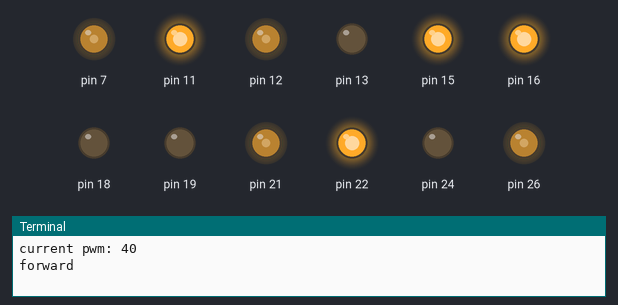
A program run on a simulated Raspberry Pi (header pin numbers). Shown: output pins drawn as LEDs (lit = HIGH), the last lines printed to the terminal.

Above: at 0.2 s.
At 30.2 s:
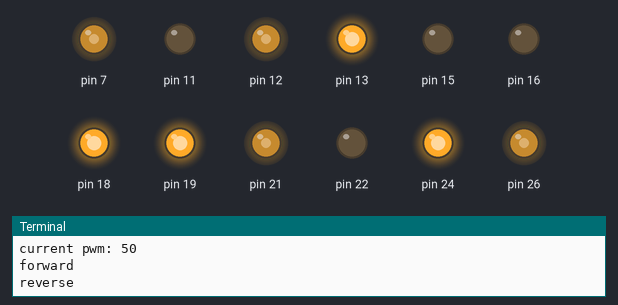
Timing chart, 0 to 31.7 s (numbered marks = the images above):
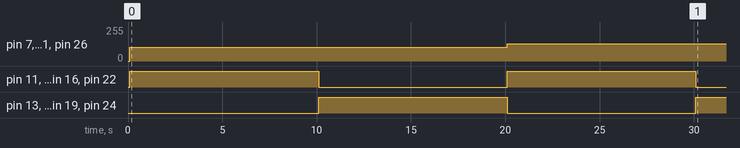

The program:

motor_object.py
```python
#! /usr/bin/env python

import RPi.GPIO as GPIO
import time

GPIO.setmode(GPIO.BOARD)

class Motor(object):

    def __init__(self, enA, in1, in2, enB, in3, in4):
        self.enA = enA
        self.in1 = in1
        self.in2 = in2
        self.enB = enB
        self.in3 = in3
        self.in4 = in4

        GPIO.setup(self.enA, GPIO.OUT)
        GPIO.setup(self.in1, GPIO.OUT)
        GPIO.setup(self.in2, GPIO.OUT)
        GPIO.setup(self.enB, GPIO.OUT)
        GPIO.setup(self.in3, GPIO.OUT)
        GPIO.setup(self.in4, GPIO.OUT)


        self.pwm_enA = GPIO.PWM(self.enA, 20) # GPIO.PWM(pin, Frequency)
        self.pwm_enB = GPIO.PWM(self.enB, 20)
        self.pwm_enA.start(0) # PWM.start([Initial Value])
        self.pwm_enB.start(0)
        GPIO.output(self.enA, 1)
        GPIO.output(self.in1, 0)
        GPIO.output(self.in2, 0)
        GPIO.output(self.enB, 1)
        GPIO.output(self.in3, 0)
        GPIO.output(self.in4, 0)


    def forward(self, pwm):
        GPIO.output(self.in1, 1)
        GPIO.output(self.in2, 0)
        GPIO.output(self.in3, 1)
        GPIO.output(self.in4, 0)
        self.pwm_enA.ChangeDutyCycle(pwm)
        self.pwm_enB.ChangeDutyCycle(pwm)

    def reverse(self, pwm):
        GPIO.output(self.in1, 0)
        GPIO.output(self.in2, 1)
        GPIO.output(self.in3, 0)
        GPIO.output(self.in4, 1)
        self.pwm_enA.ChangeDutyCycle(pwm)
        self.pwm_enB.ChangeDutyCycle(pwm)

    def turn(self, pwm):
        GPIO.output(self.in1, 0)
        GPIO.output(self.in2, 1)
        GPIO.output(self.in3, 1)
        GPIO.output(self.in4, 0)
        self.pwm_enA.ChangeDutyCycle(pwm)
        self.pwm_enB.ChangeDutyCycle(pwmd)


    def stop(self):
        GPIO.output(self.in1, 0)
        GPIO.output(self.in2, 0)
        GPIO.output(self.in3, 0)
        GPIO.output(self.in4, 0)
        self.pwm_enA.ChangeDutyCycle(0)
        self.pwm_enB.ChangeDutyCycle(0)


if __name__ == "__main__":
    # define pins
    enA_left = 7
    in1_left = 11
    in2_left = 13
    enB_left = 21
    in3_left = 15
    in4_left = 19
    left_motor = Motor(enA_left, in1_left, in2_left, enB_left, in3_left, in4_left)

    enA_right = 12
    in1_right = 16
    in2_right = 18
    enB_right = 26
    in3_right = 22
    in4_right = 24
    right_motor = Motor(enA_right, in1_right, in2_right, enB_right, in3_right, in4_right)
    time.sleep(0.1)

    for i in range(40, 110, 10):
        "Note start moving at pwm = 30"
        print("current pwm: " + str(i))
        print("forward")
        left_motor.forward(i)
        right_motor.forward(i)
        time.sleep(10)

        print("reverse")
        left_motor.reverse(i)
        right_motor.reverse(i)
        time.sleep(10)

    time.sleep(5)
    left_motor.stop()
    right_motor.stop()

    print("done")
    GPIO.cleanup()
```

Measured:
- by itself, pin 7, pin 12, pin 21, pin 26: 0/255 → 102/255 at 0.10 s, → 128/255 20.0 s later
- by itself, pin 11, pin 15, pin 16, pin 22: alternates HIGH for 10.0 s and LOW for 10.0 s
- by itself, pin 13, pin 18, pin 19, pin 24: LOW → HIGH at 10.1 s, → LOW 10.0 s later, → HIGH 10.0 s later
